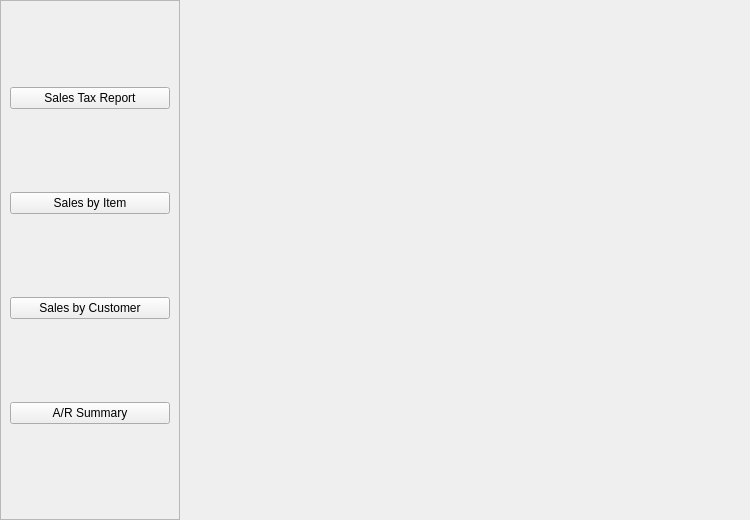
<?xml version="1.0" encoding="UTF-8"?>
<ui version="4.0">
 <class>Reports_Window</class>
 <widget class="QWidget" name="Reports_Window">
  <property name="geometry">
   <rect>
    <x>0</x>
    <y>0</y>
    <width>750</width>
    <height>520</height>
   </rect>
  </property>
  <property name="windowTitle">
   <string>Reports</string>
  </property>
  <layout class="QHBoxLayout" name="horizontalLayout">
   <property name="spacing">
    <number>0</number>
   </property>
   <property name="leftMargin"><number>0</number></property>
   <property name="topMargin"><number>0</number></property>
   <property name="rightMargin"><number>0</number></property>
   <property name="bottomMargin"><number>0</number></property>
   <item>
    <widget class="QFrame" name="sidebarFrame">
     <property name="minimumSize">
      <size><width>180</width><height>0</height></size>
     </property>
     <property name="maximumSize">
      <size><width>200</width><height>16777215</height></size>
     </property>
     <property name="frameShape">
      <enum>QFrame::Shape::StyledPanel</enum>
     </property>
     <layout class="QVBoxLayout" name="sidebarLayout">
      <item>
       <widget class="QPushButton" name="SalesTax_Button">
        <property name="text"><string>Sales Tax Report</string></property>
       </widget>
      </item>
      <item>
       <widget class="QPushButton" name="SalesByItem_Button">
        <property name="text"><string>Sales by Item</string></property>
       </widget>
      </item>
      <item>
       <widget class="QPushButton" name="SalesByCustomer_Button">
        <property name="text"><string>Sales by Customer</string></property>
       </widget>
      </item>
      <item>
       <widget class="QPushButton" name="ArSummary_Button">
        <property name="text"><string>A/R Summary</string></property>
       </widget>
      </item>
      <item>
       <spacer name="verticalSpacer">
        <property name="orientation"><enum>Qt::Orientation::Vertical</enum></property>
       </spacer>
      </item>
     </layout>
    </widget>
   </item>
   <item>
    <widget class="QStackedWidget" name="reportsStackedWidget"/>
   </item>
  </layout>
 </widget>
</ui>
